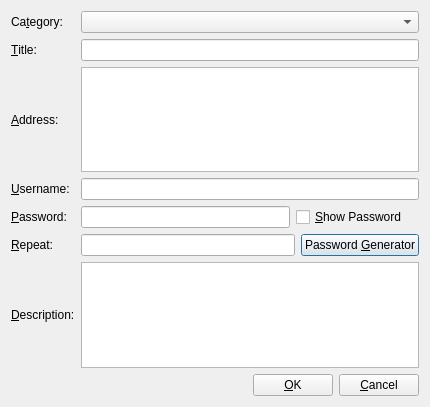
<?xml version="1.0" encoding="UTF-8"?>
<ui version="4.0">
 <class>EntryDialog</class>
 <widget class="QDialog" name="EntryDialog">
  <property name="geometry">
   <rect>
    <x>0</x>
    <y>0</y>
    <width>430</width>
    <height>407</height>
   </rect>
  </property>
  <layout class="QGridLayout" name="gridLayout_2">
   <item row="0" column="0" colspan="2">
    <layout class="QGridLayout" name="gridLayout">
     <item row="2" column="0">
      <widget class="QLabel" name="addressLabel">
       <property name="text">
        <string>&amp;Address:</string>
       </property>
       <property name="buddy">
        <cstring>addressText</cstring>
       </property>
      </widget>
     </item>
     <item row="4" column="1">
      <layout class="QGridLayout" name="gridLayout_6">
       <item row="0" column="0">
        <widget class="QLineEdit" name="passwordEdit">
         <property name="minimumSize">
          <size>
           <width>200</width>
           <height>0</height>
          </size>
         </property>
         <property name="text">
          <string/>
         </property>
         <property name="echoMode">
          <enum>QLineEdit::Password</enum>
         </property>
        </widget>
       </item>
       <item row="0" column="1">
        <widget class="QCheckBox" name="showPasswordCheckBox">
         <property name="minimumSize">
          <size>
           <width>123</width>
           <height>0</height>
          </size>
         </property>
         <property name="text">
          <string>&amp;Show Password</string>
         </property>
        </widget>
       </item>
      </layout>
     </item>
     <item row="1" column="0">
      <widget class="QLabel" name="titleLabel">
       <property name="text">
        <string>&amp;Title:</string>
       </property>
       <property name="buddy">
        <cstring>titleEdit</cstring>
       </property>
      </widget>
     </item>
     <item row="2" column="1">
      <widget class="QPlainTextEdit" name="addressText">
       <property name="tabChangesFocus">
        <bool>true</bool>
       </property>
       <property name="plainText">
        <string/>
       </property>
      </widget>
     </item>
     <item row="6" column="0">
      <widget class="QLabel" name="descriptionLabel">
       <property name="text">
        <string>&amp;Description:</string>
       </property>
       <property name="buddy">
        <cstring>descriptionText</cstring>
       </property>
      </widget>
     </item>
     <item row="0" column="0">
      <widget class="QLabel" name="categoryLabel">
       <property name="text">
        <string>Ca&amp;tegory:</string>
       </property>
       <property name="buddy">
        <cstring>categoryComboBox</cstring>
       </property>
      </widget>
     </item>
     <item row="6" column="1">
      <widget class="QPlainTextEdit" name="descriptionText">
       <property name="tabChangesFocus">
        <bool>true</bool>
       </property>
      </widget>
     </item>
     <item row="4" column="0">
      <widget class="QLabel" name="passwordLabel">
       <property name="text">
        <string>&amp;Password:</string>
       </property>
       <property name="buddy">
        <cstring>passwordEdit</cstring>
       </property>
      </widget>
     </item>
     <item row="1" column="1">
      <widget class="QLineEdit" name="titleEdit">
       <property name="text">
        <string/>
       </property>
      </widget>
     </item>
     <item row="5" column="0">
      <widget class="QLabel" name="repeatPasswordLabel">
       <property name="text">
        <string>&amp;Repeat:</string>
       </property>
       <property name="buddy">
        <cstring>repeatPasswordEdit</cstring>
       </property>
      </widget>
     </item>
     <item row="3" column="1">
      <widget class="QLineEdit" name="usernameEdit">
       <property name="text">
        <string/>
       </property>
      </widget>
     </item>
     <item row="0" column="1">
      <widget class="QComboBox" name="categoryComboBox">
       <property name="editable">
        <bool>false</bool>
       </property>
      </widget>
     </item>
     <item row="3" column="0">
      <widget class="QLabel" name="usernameLabel">
       <property name="text">
        <string>&amp;Username:</string>
       </property>
       <property name="buddy">
        <cstring>usernameEdit</cstring>
       </property>
      </widget>
     </item>
     <item row="5" column="1">
      <layout class="QGridLayout" name="gridLayout_7">
       <item row="0" column="0">
        <widget class="QLineEdit" name="repeatPasswordEdit">
         <property name="text">
          <string/>
         </property>
         <property name="echoMode">
          <enum>QLineEdit::Password</enum>
         </property>
        </widget>
       </item>
       <item row="0" column="1">
        <widget class="QPushButton" name="generatePasswordButton">
         <property name="text">
          <string>Password &amp;Generator</string>
         </property>
        </widget>
       </item>
      </layout>
     </item>
    </layout>
   </item>
   <item row="1" column="0" colspan="2">
    <layout class="QHBoxLayout" name="horizontalLayout">
     <item>
      <spacer name="horizontalSpacer">
       <property name="orientation">
        <enum>Qt::Horizontal</enum>
       </property>
       <property name="sizeHint" stdset="0">
        <size>
         <width>40</width>
         <height>20</height>
        </size>
       </property>
      </spacer>
     </item>
     <item>
      <widget class="QPushButton" name="okButton">
       <property name="text">
        <string>&amp;OK</string>
       </property>
      </widget>
     </item>
     <item>
      <widget class="QPushButton" name="cancelButton">
       <property name="text">
        <string>&amp;Cancel</string>
       </property>
      </widget>
     </item>
    </layout>
   </item>
  </layout>
 </widget>
 <tabstops>
  <tabstop>categoryComboBox</tabstop>
  <tabstop>titleEdit</tabstop>
  <tabstop>addressText</tabstop>
  <tabstop>usernameEdit</tabstop>
  <tabstop>passwordEdit</tabstop>
  <tabstop>repeatPasswordEdit</tabstop>
  <tabstop>showPasswordCheckBox</tabstop>
  <tabstop>generatePasswordButton</tabstop>
  <tabstop>descriptionText</tabstop>
  <tabstop>okButton</tabstop>
  <tabstop>cancelButton</tabstop>
 </tabstops>
 <resources/>
 <connections/>
</ui>
